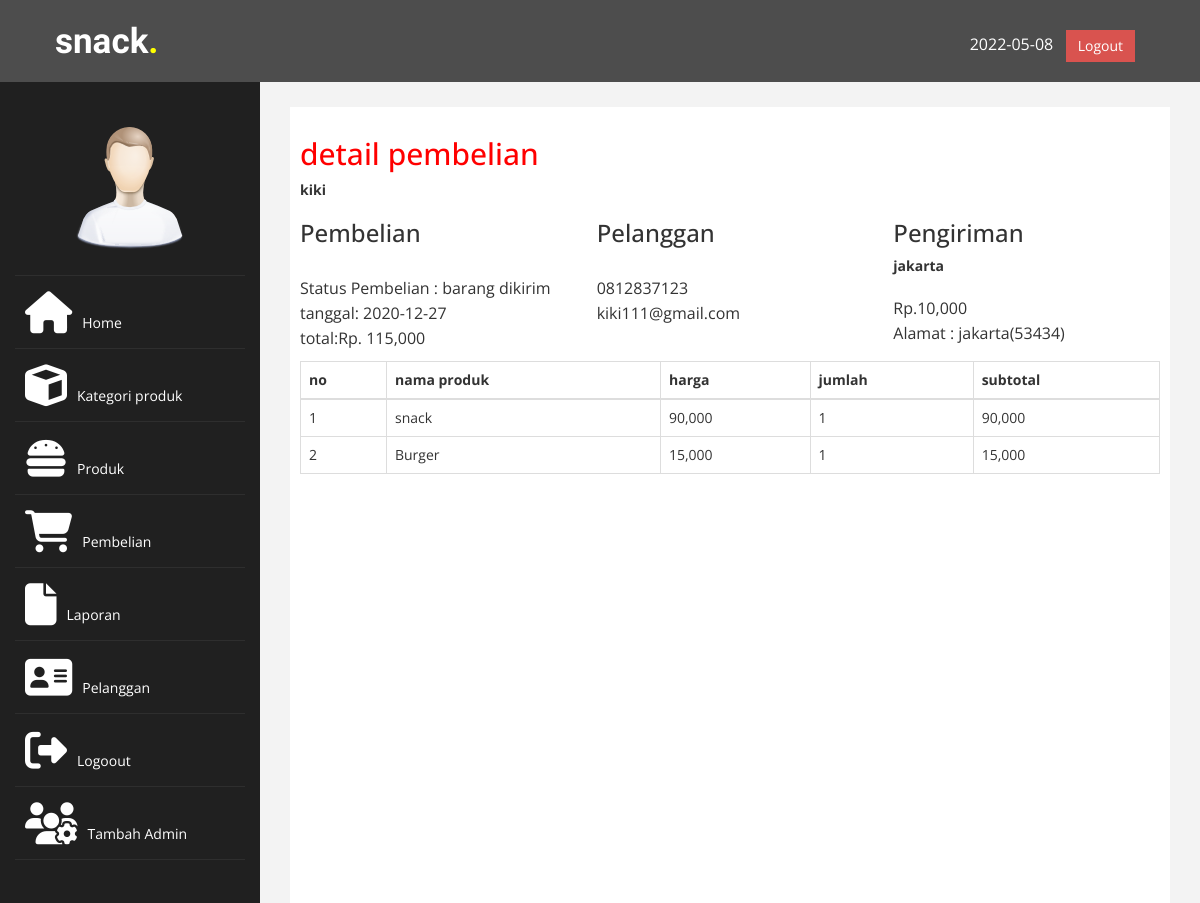
Page /TA/admin/index.php?halaman=detail&id=62 (signed in) on the committed database.
### tables this page shows
CREATE TABLE `pembelian` (
  `id_pembelian` int(11) NOT NULL,
  `id_pelanggan` int(11) NOT NULL,
  `id_ongkir` int(30) NOT NULL,
  `tanggal_pembelian` date NOT NULL,
  `total_pembelian` int(11) NOT NULL,
  `nama_kota` varchar(200) NOT NULL,
  `tarif` int(60) NOT NULL,
  `alamat_pengiriman` text NOT NULL,
  `status_pembelian` varchar(100) NOT NULL DEFAULT 'pending',
  `resi_pengiriman` varchar(100) NOT NULL,
  `provinsi` varchar(200) NOT NULL,
  `tipe` varchar(200) NOT NULL,
  `distrik` varchar(200) NOT NULL,
  `kodepos` varchar(200) NOT NULL,
  `ekspedisi` varchar(200) NOT NULL,
  `paket` varchar(200) NOT NULL,
  `ongkir` varchar(200) NOT NULL,
  `estimasi` varchar(200) NOT NULL
);

CREATE TABLE `pelanggan` (
  `id_pelanggan` int(89) NOT NULL,
  `email_pelanggan` varchar(100) NOT NULL,
  `password_pelanggan` varchar(100) NOT NULL,
  `nama_pelanggan` varchar(100) NOT NULL,
  `telepon_pelanggan` varchar(100) NOT NULL
);

CREATE TABLE `pembelian_produk` (
  `id_pembelian_produk` int(11) NOT NULL,
  `id_pembelian` int(11) NOT NULL,
  `id_produk` int(11) NOT NULL,
  `jumlah` int(11) NOT NULL,
  `nama` varchar(200) NOT NULL,
  `harga` int(100) NOT NULL,
  `berat` int(100) NOT NULL,
  `subberat` int(100) NOT NULL,
  `subharga` int(100) NOT NULL
);

CREATE TABLE `produk` (
  `id_produk` int(11) NOT NULL,
  `nama_produk` varchar(100) NOT NULL,
  `harga_produk` int(50) NOT NULL,
  `berat_produk` int(60) NOT NULL,
  `foto_produk` varchar(100) NOT NULL,
  `deskripsi_produk` varchar(100) NOT NULL,
  `stock_produk` int(100) NOT NULL,
  `id_kategori` int(100) NOT NULL
);

### TA/admin/detail.php (the view)
<?php
include '../koneksi.php';
?>
<h2>detail pembelian</h2>
<?php
$ambil = $koneksi->query("SELECT * FROM pembelian JOIN pelanggan ON pembelian.id_pelanggan=pelanggan.id_pelanggan WHERE pembelian.id_pembelian='$_GET[id]'");
$detail=$ambil->fetch_assoc();
?>
<strong><?php echo $detail['nama_pelanggan'];?></strong><br>
<div class="row">
	<div class="col-md-4">
		<h3>Pembelian</h3>
		<p>
			Status Pembelian : <?php echo $detail['status_pembelian'];?><br>
			tanggal: <?php echo $detail['tanggal_pembelian'];?> <br>
			total:Rp. <?php echo number_format($detail['total_pembelian']) ;?> <br>
		</p>
	</div>
	<div class="col-md-4">
		<h3>Pelanggan</h3>
		<P>
			<?php echo $detail['telepon_pelanggan'];?> <br>
			<?php echo $detail['email_pelanggan'];?> <br>
		</P>
	</div>
	<div class="col-md-4">
		<h3>Pengiriman</h3>
		<strong><?php echo $detail['nama_kota']?></strong>
		<p>
			Rp.<?php echo number_format($detail['tarif']) ?><br>
			Alamat : <?php echo $detail['alamat_pengiriman']?>
		</p>
	</div>
</div>
<table class="table table-bordered">
	<thead>
		<tr>
			<th>no</th>
			<th>nama produk</th>
			<th>harga </th>
			<th>jumlah </th>
			<th>subtotal</th>
		</tr>
	</thead>
	<tbody>
		<?php $nomor=1;?>
		<?php $ambil=$koneksi->query("SELECT * FROM pembelian_produk JOIN produk ON pembelian_produk.id_produk=produk.id_produk
		WHERE pembelian_produk.id_pembelian='$_GET[id]'");?>
		<?php while($pecah=$ambil->fetch_assoc()){?>
		<tr>
			<td><?php echo $nomor;?></td>
			<td><?php echo $pecah['nama_produk'];?></td>
			<td><?php echo number_format($pecah['harga_produk']); ?></td>
			<td><?php echo $pecah['jumlah'];?></td>
			<td>
				<?php echo number_format($pecah['harga_produk']*$pecah['jumlah']); ?>
			</td>
		</tr>
		<?php $nomor++?>
	<?php } ?>
	</tbody>
</table>

### TA/admin/assets/css/custom.css (style rules this page uses)
body { font-family: 'Open Sans', sans-serif; }
h2 { color: #f00; }
p { font-size:16px; line-height:25px; padding-top:20px; }

### rows in the picture
pembelian: id_pelanggan.nama_pelanggan "kiki", status_pembelian "barang dikirim", tanggal_pembelian "2020-12-27", total_pembelian "115,000", id_pelanggan.telepon_pelanggan "0812837123", id_pelanggan.email_pelanggan "kiki111@gmail.com", nama_kota "jakarta", tarif "10,000", alamat_pengiriman "jakarta(53434)"
pembelian_produk: id_produk.nama_produk "snack", id_produk.harga_produk "90,000", jumlah "1", $pecah['harga_produk']*$pecah['jumlah'] "90,000"
pembelian_produk: id_produk.nama_produk "Burger", id_produk.harga_produk "15,000", jumlah "1", $pecah['harga_produk']*$pecah['jumlah'] "15,000"
